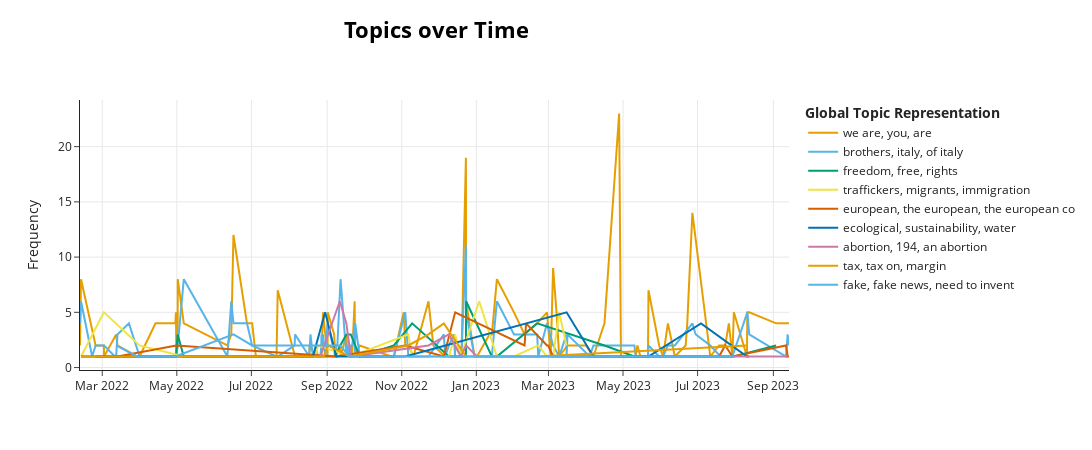

This figure's notebook cell:
### Markdown cell above
## Topics over time 

Make sure to use a limited number of unique timestamps (<100) as the c-TF-IDF representation will be calculated at each single unique timestamp. Having a large number of unique timestamps can take some time to be calculated. Moreover, there aren't many use-cased where you would like to see the difference in topic representations over more than 100 different timestamps.

### Code cell
topics_over_time = topic_model.topics_over_time(docs, timestamps)
intertopic_fig = topic_model.visualize_topics_over_time(topics_over_time=topics_over_time, topics=interesting_topics, custom_labels=True)
intertopic_fig.write_html(processed_dir + 'html/topics-over-time.html')
intertopic_fig
